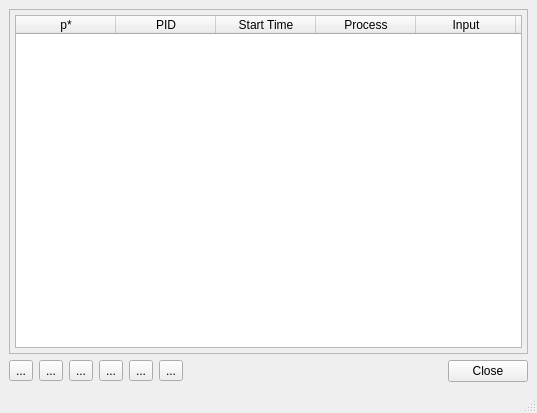
<ui version="4.0" >
 <author></author>
 <comment></comment>
 <exportmacro></exportmacro>
 <class>ProcessMonitor</class>
 <widget class="QMainWindow" name="ProcessMonitor" >
  <property name="geometry" >
   <rect>
    <x>0</x>
    <y>0</y>
    <width>537</width>
    <height>413</height>
   </rect>
  </property>
  <property name="windowTitle" >
   <string>Process Monitor</string>
  </property>
  <widget class="QWidget" name="centralwidget" >
   <layout class="QVBoxLayout" >
    <property name="margin" >
     <number>9</number>
    </property>
    <property name="spacing" >
     <number>6</number>
    </property>
    <item>
     <widget class="QFrame" name="frame" >
      <property name="frameShape" >
       <enum>QFrame::StyledPanel</enum>
      </property>
      <property name="frameShadow" >
       <enum>QFrame::Sunken</enum>
      </property>
      <layout class="QVBoxLayout" >
       <property name="margin" >
        <number>5</number>
       </property>
       <property name="spacing" >
        <number>5</number>
       </property>
       <item>
        <widget class="QTableWidget" name="processTable" >
         <property name="lineWidth" >
          <number>1</number>
         </property>
         <property name="midLineWidth" >
          <number>0</number>
         </property>
         <property name="horizontalScrollBarPolicy" >
          <enum>Qt::ScrollBarAlwaysOff</enum>
         </property>
         <property name="editTriggers" >
          <set>QAbstractItemView::NoEditTriggers</set>
         </property>
         <property name="alternatingRowColors" >
          <bool>true</bool>
         </property>
         <property name="selectionMode" >
          <enum>QAbstractItemView::SingleSelection</enum>
         </property>
         <property name="selectionBehavior" >
          <enum>QAbstractItemView::SelectRows</enum>
         </property>
         <property name="showGrid" >
          <bool>false</bool>
         </property>
         <property name="sortingEnabled" >
          <bool>true</bool>
         </property>
         <column>
          <property name="text" >
           <string>p*</string>
          </property>
         </column>
         <column>
          <property name="text" >
           <string>PID</string>
          </property>
         </column>
         <column>
          <property name="text" >
           <string>Start Time</string>
          </property>
         </column>
         <column>
          <property name="text" >
           <string>Process</string>
          </property>
         </column>
         <column>
          <property name="text" >
           <string>Input</string>
          </property>
         </column>
         <column>
          <property name="text" >
           <string>Run Time</string>
          </property>
         </column>
         <column>
          <property name="text" >
           <string>Status</string>
          </property>
         </column>
        </widget>
       </item>
      </layout>
     </widget>
    </item>
    <item>
     <layout class="QHBoxLayout" >
      <property name="margin" >
       <number>0</number>
      </property>
      <property name="spacing" >
       <number>6</number>
      </property>
      <item>
       <widget class="QToolButton" name="addProcessButton" >
        <property name="text" >
         <string>...</string>
        </property>
        <property name="icon" >
         <iconset>resources/icons/plus.png</iconset>
        </property>
        <property name="iconSize" >
         <size>
          <width>22</width>
          <height>22</height>
         </size>
        </property>
       </widget>
      </item>
      <item>
       <widget class="QToolButton" name="refreshButton" >
        <property name="toolTip" >
         <string>Refresh Display</string>
        </property>
        <property name="text" >
         <string>...</string>
        </property>
        <property name="icon" >
         <iconset>resources/icons/view-refresh.png</iconset>
        </property>
        <property name="iconSize" >
         <size>
          <width>22</width>
          <height>22</height>
         </size>
        </property>
       </widget>
      </item>
      <item>
       <widget class="QToolButton" name="viewOutputButton" >
        <property name="toolTip" >
         <string>View Output File</string>
        </property>
        <property name="text" >
         <string>...</string>
        </property>
        <property name="icon" >
         <iconset>resources/icons/edit-find.png</iconset>
        </property>
        <property name="iconSize" >
         <size>
          <width>22</width>
          <height>22</height>
         </size>
        </property>
       </widget>
      </item>
      <item>
       <widget class="QToolButton" name="removeProcessButton" >
        <property name="toolTip" >
         <string>Remove Process From List</string>
        </property>
        <property name="text" >
         <string>...</string>
        </property>
        <property name="icon" >
         <iconset>resources/icons/minus.png</iconset>
        </property>
        <property name="iconSize" >
         <size>
          <width>22</width>
          <height>22</height>
         </size>
        </property>
       </widget>
      </item>
      <item>
       <widget class="QToolButton" name="analyzeOutputButton" >
        <property name="toolTip" >
         <string>Analyse Output</string>
        </property>
        <property name="text" >
         <string>...</string>
        </property>
        <property name="icon" >
         <iconset>resources/icons/Avogadro-22.png</iconset>
        </property>
        <property name="iconSize" >
         <size>
          <width>22</width>
          <height>22</height>
         </size>
        </property>
       </widget>
      </item>
      <item>
       <widget class="QToolButton" name="stopProcessButton" >
        <property name="toolTip" >
         <string>Stop Process</string>
        </property>
        <property name="text" >
         <string>...</string>
        </property>
        <property name="icon" >
         <iconset>resources/icons/process-stop.png</iconset>
        </property>
        <property name="iconSize" >
         <size>
          <width>22</width>
          <height>22</height>
         </size>
        </property>
       </widget>
      </item>
      <item>
       <spacer>
        <property name="orientation" >
         <enum>Qt::Horizontal</enum>
        </property>
        <property name="sizeHint" >
         <size>
          <width>40</width>
          <height>20</height>
         </size>
        </property>
       </spacer>
      </item>
      <item>
       <widget class="QPushButton" name="closeButton" >
        <property name="text" >
         <string>Close</string>
        </property>
       </widget>
      </item>
     </layout>
    </item>
   </layout>
  </widget>
  <widget class="QMenuBar" name="menubar" >
   <property name="geometry" >
    <rect>
     <x>0</x>
     <y>0</y>
     <width>537</width>
     <height>22</height>
    </rect>
   </property>
  </widget>
  <widget class="QStatusBar" name="statusbar" >
   <property name="geometry" >
    <rect>
     <x>0</x>
     <y>391</y>
     <width>537</width>
     <height>22</height>
    </rect>
   </property>
  </widget>
 </widget>
 <pixmapfunction></pixmapfunction>
 <resources/>
 <connections/>
</ui>
